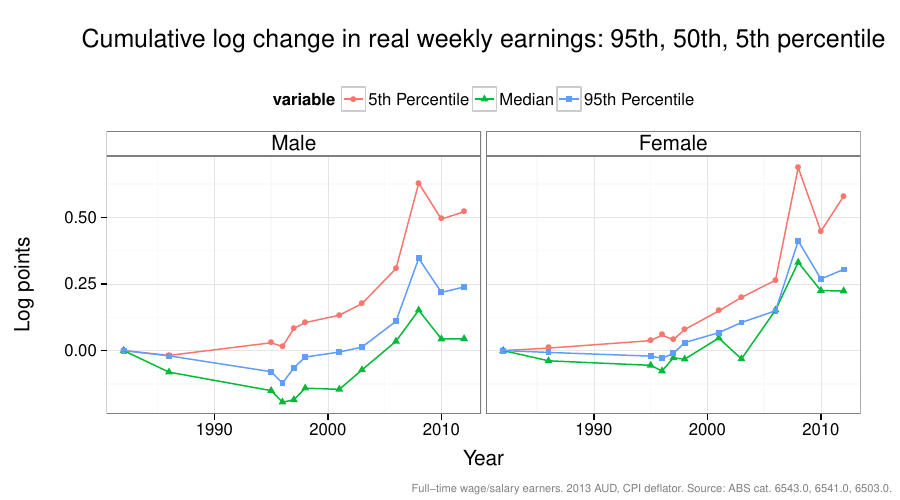

Write the R code that produced this figure.
library(ggplot2)
library(plyr)
library(isotone) # for weighted median
library(doBy)
source('lib/footnote.R')
source('lib/plot_theme.R')
load('data/curf/ftwswaw.rda')
# Standard footnote for figures
footnote <- function() { makeFootnote("Full-time wage/salary earners. 2013 AUD, CPI deflator. Source: ABS cat. 6543.0, 6541.0, 6503.0.")}


log_chg <- ddply(ftwswaw, ~Sex + Year, summarise, 
                 perc95 = weighted.fractile(log(CRInc), SexYearWeight, 0.95), 
                 perc5 = weighted.fractile(log(CRInc), SexYearWeight, 0.05), 
                 median = weighted.median(log(CRInc), Weight))
for (sex in c("Male", "Female")) {
    subs <- with(log_chg, which(Sex == sex))
    for (c in c("perc95", "perc5", "median")) {
        log_chg[subs, c] <- log_chg[subs, c] - log_chg[subs[1], c]
    }
}
long_data <- melt(log_chg)
long_data$variable <- recodeVar(as.character(long_data$variable),
                                c("perc95", "perc5", "median"),
                                c("5th Percentile", "Median", "95th Percentile"))
long_data$variable <- factor(long_data$variable, ordered=T, 
                             levels=c("5th Percentile", "Median", "95th Percentile"))
pdf("figure/wage_change_time.pdf", width=9, height=5)
p <- ggplot(long_data, aes(x = as.numeric(as.character(Year)), y = value, group = variable, 
                          color = variable, shape=variable)) + geom_point() + geom_line() + facet_grid(. ~ Sex) + 
    scale_x_continuous() + xlab("Year") + ylab("Log points") + 
    ggtitle("Cumulative log change in real weekly earnings: 95th, 50th, 5th percentile")
print(p)
footnote()
dev.off()
